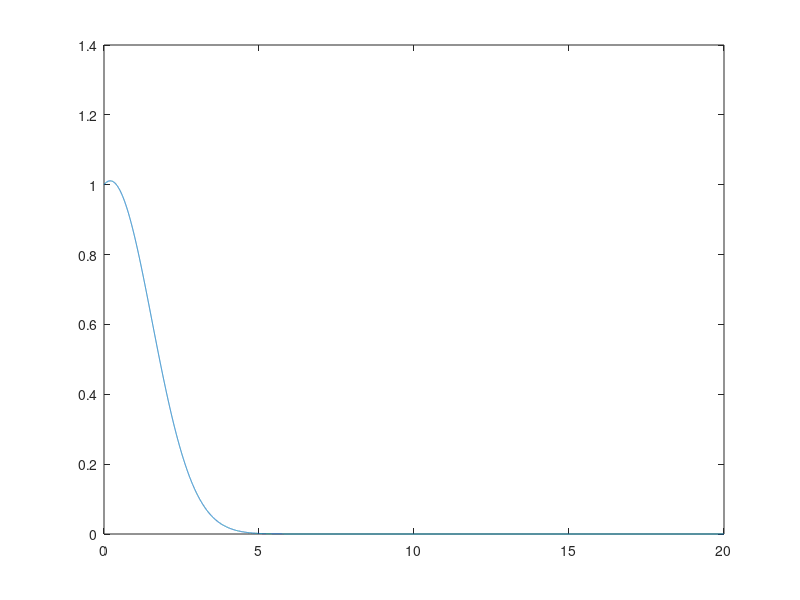
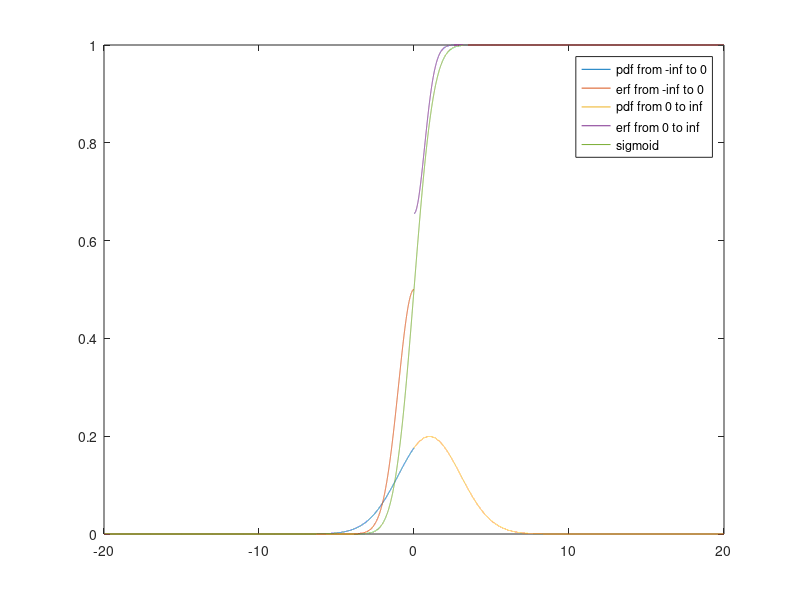

Here is the MATLAB script that generated these plots, in order: (Note: this script raises an error after producing the figures.)

clc
clear
close all

min_w = 0;
dw = 0.001;
max_w = 20;

min_z = 0;
dz = 0.001;
max_z = 20;

w = min_w:dw:max_w;
z = min_z:dz:max_z;

mu = 1;
s = 2;

%% this is a the point before bounding the variance
coeff = exp(-mu^2/(2*s^2+1))/(2*pi*sqrt(2*s^2+1));

just_z_bit = exp((2*z*mu - (s^2 + 1)*z.^2)/(4*s^2+2));

just_w_bit = exp((2*mu*w - (s^2+1)*w.^2)/ (4*s^2+2));

zw_coeff = 2*s^2*w / (4*s^2+2);

plot(z,just_z_bit)

temp = zeros(1,length(z));          % pre-allocate for speed
for n=1:length(z)
    temp(n) = sum( just_w_bit.*exp(zw_coeff*z(n)) ) * dw;
end

E_y2_int_1 = sum(coeff*just_z_bit.*temp) * dz;

%% this bit has epsilon in it
epsilon = 1;
coeff = exp(-mu^2/(2*s^2+1))/(2*pi*sqrt(2*s^2+1));

just_z_bit = exp((2*mu*z - (s^2 + 1)*z.^2 + s^2*z.^2/epsilon^2) / (4*s^2+2));

just_w_bit = exp((2*mu*w - (s^2+1)*w.^2 + s^2*w.^2*epsilon^2) / (4*s^2+2));

int_z = sum(just_z_bit)*dz;
int_w = sum(just_w_bit)*dw;
E_y2_int_2 = coeff*int_z*int_w;

%% this at the first step after integrating out x
coeff = exp(-(mu^2)/(2*s^2))/(2*pi*sqrt(2*s^2+1));
temp = zeros(1,length(z));          % pre-allocate for speed

for n=1:length(z)
    
    temp(n) = sum(exp(- 0.5*(w.^2 + z(n)^2) + (s^2*w + s^2*z(n) + mu).^2 / (s^2*(4*s^2+2))));

end

E_y2_int = coeff*sum(temp)*dw*dz;

%% afer integrating out w and x
% 
% coeff  = exp(-mu^2/(2*s^2+1))/(2*pi*sqrt(2*s^2+1));
% 
% firstbit = exp((2*mu*z - (s^2+1)*z.^2)/(4*s^2+2) + (mu + s^2*z).^2/(2*(s^2+1)*(2*s^2+1)));
% secondbit = sqrt(pi*(1-1/(2*s^2+2))) - sqrt(pi/2)*sqrt(2*s^4+3*s^2+1)/(s^2+1)*erf((-z*s^2-mu)/sqrt(4*s^4+6*s^2+2));
% 
% figure,plot(firstbit.*secondbit)
% 
% E_y_simp = coeff*sum(firstbit.*secondbit)*dz;

% %% integrated out x and w and bounding erf
% 
% erf_argument = z;%(-z*s^2-mu)/sqrt(4*s^4+6*s^2+2);
% temp = 1-erf(erf_argument);
% temp2 = erfc(erf_argument);
% temp3 = exp(-erf_argument.^2);
% 
% figure,plot(z,temp,z,temp2,z,temp3)
% legend('from erf','from erfc','from bound')

%% using the approximation of the error function
dx = 0.001;
x_neg = -20:dx:0;
x_pos = 0:dx:20;

x = -20:dx:20;
g = 0.5+0.5*erf(x/sqrt(2));
f = exp(-(x-mu).^2/(2*s^2)) / (sqrt(2*pi)*s);

b_u = 1.08;
a_u = sqrt(2*exp(1)/pi)*sqrt(b_u-1)/b_u;

a_l = 0.5;
b_l = 0.5;

f_pos = exp(-(x_pos-mu).^2/(2*s^2)) / (sqrt(2*pi)*s);
f_neg = exp(-(x_neg-mu).^2/(2*s^2)) / (sqrt(2*pi)*s);

g_u = 1-a_u*exp(-b_u*(x_pos).^2);
g_l = a_l*exp(-b_l*(x_neg).^2);

figure
plot(x_neg,f_neg,x_neg,g_l, x_pos,f_pos,x_pos,g_u,x,g)
legend('pdf from -inf to 0','erf from -inf to 0', 'pdf from 0 to inf', 'erf from 0 to inf','sigmoid')

temp1 = g_l.^2.*f_neg;
temp2 = g_u.^2.*f_pos;
% temp3 = g.^2.*f;
% figure
% plot(x_neg,temp1,x_pos,temp2,x,temp3)
% 
% sum(temp3)*dx
E_y_erf_bound = sum(temp1)*dx+sum(temp2)*dx;

%%

N_realisations = 1e8;
x = mu + s*randn(1,N_realisations);
y = 0.5*(erf(x/sqrt(2)) + 1);           % transform RV through error function
mean(y.^2)
numerical_M = mean(y);
numerical_V = var(y);
disp(['Numerical Mean (Monte Carlo) = ' num2str(numerical_M)])
disp(['Numerical Variance (Monte Carlo) = ' num2str(numerical_V)])

%% Now test the Unscented transform
% create sigma points
n=1;        % number of states
X = [mu + sqrt(n)*s, mu - sqrt(n)*s];

% pass sigma points through nonlinearity
g_X = 0.5*(erf(X/sqrt(2)) + 1);

% approximate the mean
E_X = (1/(2*n))*sum(g_X);
disp(['The expected value from simple UT is ' num2str(E_X)])

% approximate the covariance
P_X = sum((g_X - E_X)*(g_X - E_X)') / (2*n);
disp(['The covariance from simple UT is ' num2str(P_X)])

%%

z = mu/sqrt(1+s^2);
M = 0.5*(erf(z/sqrt(2)) + 1);
disp(['Analytic Mean (Frey) = ' num2str(M)])

V_temp = mu/sqrt(1+s^2);
Phi_V_temp = 0.5*(erf(V_temp/sqrt(2)) + 1);
V = Phi_V_temp*(1-Phi_V_temp)*s^2/(s^2 + pi/2);
disp(['Analytic Upper Bound of Variance (Frey) = ' num2str(V)])

% E_y2 = erfc(mu/sqrt(4*s^2+2))^2*(2*s^2 + 1)/(4*sqrt(2*s^2+1));
% % 
% V2 = E_y2 - M^2;
% disp(['My Analytic Variance  = ' num2str(V2)])

V3 = E_y2_int - M^2;
disp(['Numerically Integrated Variance  = ' num2str(V3)])

V4 = E_y2_int_1 - M^2;
disp(['Numerically Integrated Variance - after simplification = ' num2str(V4)])
%%
V5 = E_y2_int_2 - M^2;
disp(['Numerically Integrated Variance - after epsilon = ' num2str(V5)])

%%
% V6 = E_y_simp - M^2;
% disp(['Numerically Integrated Variance - reduced to z = ' num2str(V6)])

%%
V7 = E_y_erf_bound - M^2;
disp(['Numerically Integrated bound on erf = ' num2str(V7)])

%%
% clc
% clear
% close all
% 
% % test bound on error function
% x = linspace(0,10,100000);
% % error_func = erf(x/sqrt(2));
% % upr_bnd = -2*exp(-x.^2/2)./(x*sqrt(2*pi)) + 1;
% 
% Q = 0.5 - 0.5*erf(x/sqrt(2));
% bound_Q = exp(-x.^2/2)./(x*sqrt(2*pi));
% display(['Q function sum: ' num2str(sum(Q(2:end)))])
% display(['bound Q function: ' num2str(sum(bound_Q(2:end)))])
% 
% Chernoff_bound = 0.5*exp(-x.^2/2);
% display(['Chernoff Q sum: ' num2str(sum(Chernoff_bound(2:end)))])
% 
% figure
% plot(x,Q,x,bound_Q,x,Chernoff_bound)
% legend('Q function','Q bound','Chernoff')

